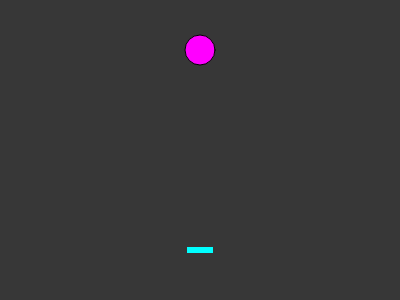
Frame 1 (no input)
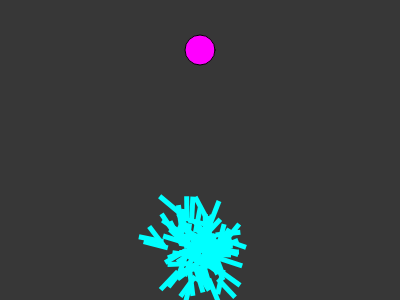
Frame 60 (no input)
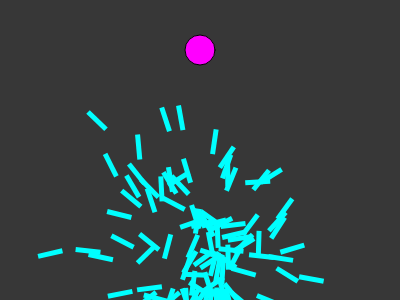
Frame 120 (the mouse pressed at the canvas centre since frame 60)

The p5.js sketch that drew these frames (run headless with seeded random() and noise() and a simulated clock; from frame 60 on, the mouse is pressed at the canvas centre):

// p5.js sketch
// ── sketch.js
/*jshint esversion: 6*/

var rockets;
var target;

const maxForce = 0.1;
const lifeSpan = 350;

var count;
var pool;

var lifeP;
var generation;
var genText;

function setup() {
    createCanvas(400, 300);
    background(55);
    ellipseMode(CENTER);
    lifeP = createP();
    target = {
        pos: createVector(width / 2, 50),
        size: 30,
        draw: function () {
            fill(color('magenta'));
            ellipse(this.pos.x, this.pos.y, this.size, this.size);
        }
    };

    let numR = 100;
    rockets = [];
    for (let i = 0; i < numR; i++) {
        let newRocket = new Rocket();
        rockets.push(newRocket);
    }

    generation = 1;
    genText = createP();
    genText.html(`Generation: ${generation}`);
    init();

}

function draw() {
    lifeP.html(count);

    if (count++ < lifeSpan) {
        background(55);

        target.draw();
        rockets.forEach(rocket => {
            rocket.draw();
            rocket.update();

        });
    } else {
        generation++;
        genText.html(`Generation: ${generation}`);

        evaluate();
        selectBestBrain();
        reset();
    }
}


function evaluate() {

    let maxFit = 0;
    rockets.forEach(rocket => {
        let newS = dist(rocket.pos.x, rocket.pos.y, target.pos.x, target.pos.y);
        let reached = (newS < target.size);
        rocket.score = map(newS, 0, width, width, 0);

        if (reached) {
            rocket.score *= 10;
        } else if (rocket.crashed) {
            rocket.score /= 10;
        }

        if (rocket.score > maxFit) {
            maxFit = rocket.score;
        }
    });
    console.log(maxFit);
    rockets.forEach(rocket => {
        rocket.score /= maxFit;
        console.log(rocket.score);
        for (let i = 0; i < Math.floor(rocket.score * 100); i++) {
            pool.push(rocket.brain);
        }
    });

    console.log(pool);


}

function selectBestBrain() {

    let newRockets = [];
    for (let i = 0; i < rockets.length; i++) {
        let parentA = random(pool);
        let parentB = random(pool);

        child = parentA.cross(parentB);
        child.mutate();

        newRockets[i] = new Rocket(child);
    }

    this.rockets = newRockets;

}




function reset() {

    init();
}

function init() {

    count = 0;
    pool = [];
}
// ── brain.js
/*jshint esversion: 6*/

class Brain {
    constructor(instructions) {


        if (instructions) {
            if (instructions instanceof Brain) {
                this.instructions = instructions.instructions;
            } else {
                this.instructions = instructions;
            }
        } else {
            this.instructions = [];
            for (let i = 0; i < lifeSpan; i++) {
                let newInstruct = p5.Vector.random2D();
                newInstruct.setMag(maxForce);
                this.instructions.push(newInstruct);
            }
        }
    }

    cross(parentB) {
        let childInstructions = [];

        for (let i = 0; i < lifeSpan; i++) {

            let newDir = this.instructions[i];
            newDir.add(parentB.instructions[i]);
            newDir.div(2);
            newDir.setMag(maxForce);

            childInstructions.push(newDir);
        }

        return new Brain(childInstructions);
    }

    mutate() {
        for (let i = 0; i < this.instructions.length; i++) {
            if (random() < 0.01) {
                let newI = p5.Vector.random2D();
                newI.setMag(maxForce);
                this.instructions[i] = newI;
            }
        }

    }
}
// ── rocket.js
/*jshint esversion: 6*/

class Rocket {
    constructor(brain) {
        this.pos = createVector(width / 2, height - 50);
        this.vel = createVector(0, 0);
        this.width = 10;
        this.height = 20;

        if (brain) {
            this.brain = new Brain(brain);
        } else {
            this.brain = new Brain();
        }

        this.count = 0;
        this.score = 0;
        this.crashed = false;

    }

    update() {

        if (this.pos.x < 0 || this.pos.x > width ||
            this.pos.y < 0 || this.pos.y > height) {
            this.crashed = true;
        } else if (dist(this.pos.x, this.pos.y, target.pos.x, target.pos.y) > target.size / 2 &&
            this.count < lifeSpan) {
            this.vel.add(this.brain.instructions[this.count++]);
            this.vel.limit(4);
            this.pos.add(this.vel);
        }
    }

    draw() {

        push();

        noStroke();
        fill(color('cyan'));
        translate(this.pos.x, this.pos.y);
        rotate(this.vel.heading());
        rectMode(CENTER);
        rect(0, 0, 25, 5);

        pop();
    }

}
